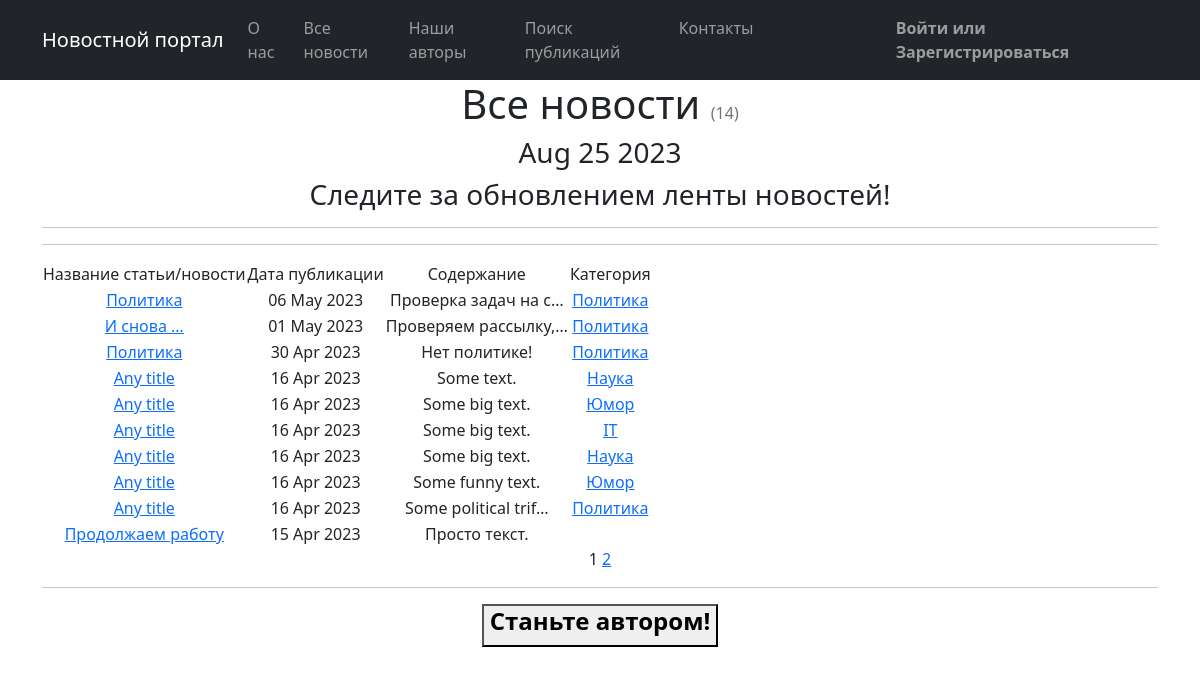
Page /news/ on the committed database.
### news/models.py (models this page shows, shortened)
class Post(models.Model):
    author = models.ForeignKey(Author, on_delete=models.CASCADE)
    NEWS = 'NW'
    ARTICLE = 'AR'
    CATEGORY_CHOICES = (
        (NEWS, 'Новость'),
        (ARTICLE, 'Статья')
    )
    categoryType = models.CharField(max_length=2, choices=CATEGORY_CHOICES, default=ARTICLE)
    dateCreation = models.DateTimeField(auto_now_add=True)
    postCategory = models.ManyToManyField(Category, through='PostCategory')
    title = models.CharField(max_length=128)
    text = models.TextField()
    rating = models.SmallIntegerField(default=0)

class Category(models.Model):
    name = models.CharField(max_length=64, unique=True)
    subscribers = models.ManyToManyField(User, blank=True, null=True, related_name='categories')
    def __str__(self):
        return f'{self.name}'

### news/views.py (the view)
# urls.py: path('', cache_page(60)(NewsList.as_view()), name='news_list'),
class NewsList(ListView):
    model = Post
    ordering = '-dateCreation'
    template_name = 'news.html'
    context_object_name = 'News'
    paginate_by = 10
    def get_context_data(self, **kwargs):
        context = super().get_context_data(**kwargs)
        context['time_now'] = datetime.utcnow()
        context['next_news'] = None
        context['is_author'] = self.request.user.groups.filter(name='authors').exists()
        return context

### news/templatetags/custom_filters.py (called while the page is built)
@register.filter()
def censor(text):
    check_text = text.lower().split(' ')
    for i in range(len(check_text)):
        if check_text[i] in BANNED_WORDS:
            check_text[i] = ''.join('*' * len(check_text[i]))
    text = ' '.join(check_text).capitalize()
    return f'{text}'

### news/templatetags/custom_tags.py (called while the page is built)
@register.simple_tag()
def current_time(format_string='%b %d %Y'):
    return datetime.utcnow().strftime(format_string)

### templates/news.html (shortened to what this page needs)
{% extends 'flatpages/default.html' %}
{% load custom_filters %}
{% load custom_tags %}
{% block content %}
<h1 class="text-center">Все новости <span class="text-muted fs-6 fw-normal">({{ page_obj.paginator.count }})</span></h1>
    <h3>{% current_time '%b %d %Y' %}</h3>
    <h3> {{ next_news|default_if_none:"Следите за обновлением ленты новостей!" }} </h3>
    <hr>
    <hr>
    {% if News %}
        <table>
           <tr>
               <td>
                   Название статьи/новости
               </td>
               <td>
                   Дата публикации
               </td>
               <td>
                   Содержание
               </td>
               <td>Категория</td>
           </tr>
           {% for news_id in News %}
           <tr>
               <td>
                   <a href="{% url 'news_detail' pk=news_id.id %}">{{ news_id.title|truncatewords:2|censor }}</a>
               </td>
               <td>{{ news_id.dateCreation|date:'d M Y' }}</td>
               <td>{{ news_id.text|truncatechars:20|censor }}</td>
               <td>{% for category in news_id.postCategory.all %}
                   <a href="{% url 'categories' category.id %}">{{ category }}</a>
                   {% endfor %}
               </td>
               <td>
                </td>
           </tr>
            {% endfor %}
       </table>
    {% else %}
       <h2>Новостей нет!</h2>
    {% endif %}
   {{ page_obj.number }}
   {% if page_obj.has_next %}
       <a href="?page={{ page_obj.next_page_number }}">{{ page_obj.next_page_number }}</a>
   {% endif %}
    <hr>
    {% if not is_author %}
    <button>
        <a class="nav-link" href="{% url 'account_upgrade' %}">
            <h4><strong>Станьте автором!</strong></h4>
        </a>
    </button>
{% endif %}
{% endblock content %}

### rows in the picture
Post: title|censor "Политика", dateCreation "06 May 2023", text|censor "Проверка задач на с…"
Category: name "Политика"
Post: title|censor "И снова …", dateCreation "01 May 2023", text|censor "Проверяем рассылку,…"
Post: title|censor "Политика", dateCreation "30 Apr 2023", text|censor "Нет политике!"
Post: title|censor "Any title", dateCreation "16 Apr 2023", text|censor "Some text."
Category: name "Наука"
Post: title|censor "Any title", dateCreation "16 Apr 2023", text|censor "Some big text."
Category: name "Юмор"
Post: title|censor "Any title", dateCreation "16 Apr 2023", text|censor "Some big text."
Category: name "IT"
Post: title|censor "Any title", dateCreation "16 Apr 2023", text|censor "Some big text."
Post: title|censor "Any title", dateCreation "16 Apr 2023", text|censor "Some funny text."
Post: title|censor "Any title", dateCreation "16 Apr 2023", text|censor "Some political trif…"
Post: title|censor "Продолжаем работу", dateCreation "15 Apr 2023", text|censor "Просто текст."

### other values in the picture
{{ page_obj.paginator.count }} "14"
{{ next_news|default_if_none:"Следите за обновлением ленты новостей!" }} "Следите за обновлением ленты новостей!"
{{ page_obj.number }} "1"
{{ page_obj.next_page_number }} "2"
